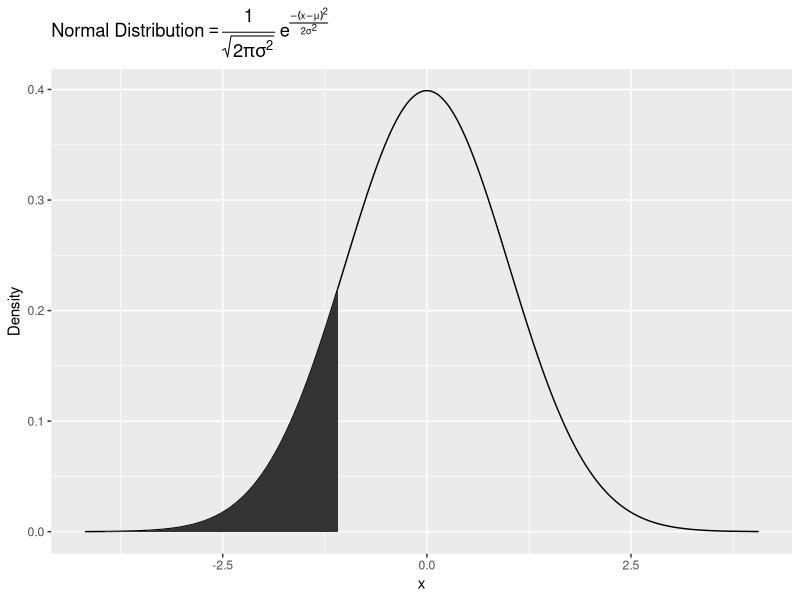
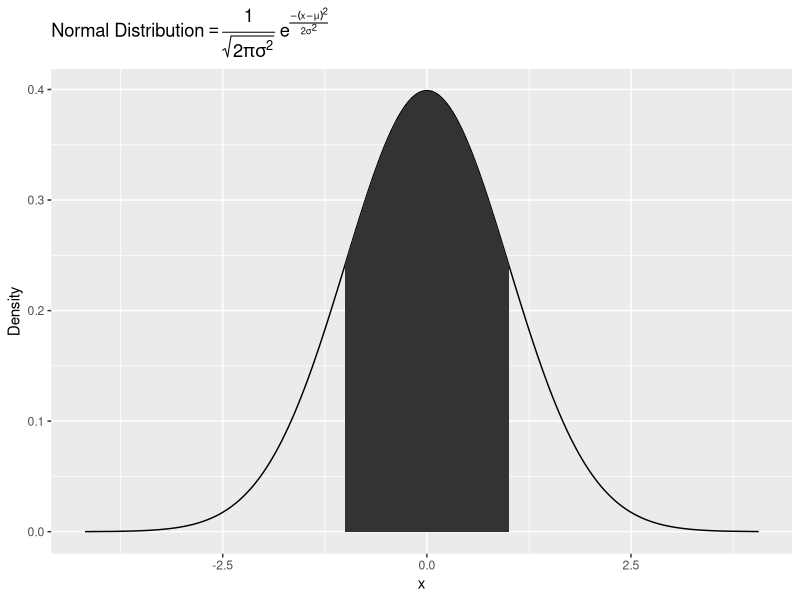

These charts were generated, in order, by the following R code:
#generate normal dist graphs in R

# from R For Everyone
library(ggplot2)


randNorm <- rnorm(30000)
randDensity <- dnorm(randNorm)

p <- ggplot(data.frame(x=randNorm, y=randDensity)) + aes(x=x,y=y) + 
    geom_line() + labs(x="x", y="Density") + 
    ggtitle(expression("Normal Distribution" == paste(frac(1, sqrt(2 * pi * sigma^2)),
                                     " ", e^{frac(-(x - mu)^2, 2 * sigma^2)})))
            
#generate values for -1 to shade
neg1Seq <- seq(from=min(randNorm), to=-1, by=.1)

#df w/ dist value
lessthanNeg1 <- data.frame(x=neg1Seq, y=dnorm(neg1Seq))

#add endpoints
lessthanNeg1 <- rbind(c(min(randNorm), 0),
                      lessthanNeg1,
                      c(max(lessthanNeg1$x), 0))

#plot
p + geom_polygon(data=lessthanNeg1, aes(x=x, y=y))

# seq from -1 to 1
neg1to1Seq <- seq(-1,1,.1)
neg1to1 <- data.frame(x=neg1to1Seq, y=dnorm(neg1to1Seq))
neg1to1 <- rbind(c(min(neg1to1$x), 0),
                 neg1to1,
                 c(max(neg1to1$x), 0))

p + geom_polygon(data=neg1to1, aes(x=x, y=y))

#cdf
randProb <- pnorm(randNorm)
cdf <- ggplot(data.frame(x=randNorm, y=randProb)) + aes(x=x, y=y) + 
    geom_point() + labs(x="Random Normal Variables", y="Probability") + 
    ggtitle(expression(phi(x) == paste(frac(1, sqrt(2 * pi)),
                                       " ", integral(e^(-t^2/2) * dt, -infinity, x))))
